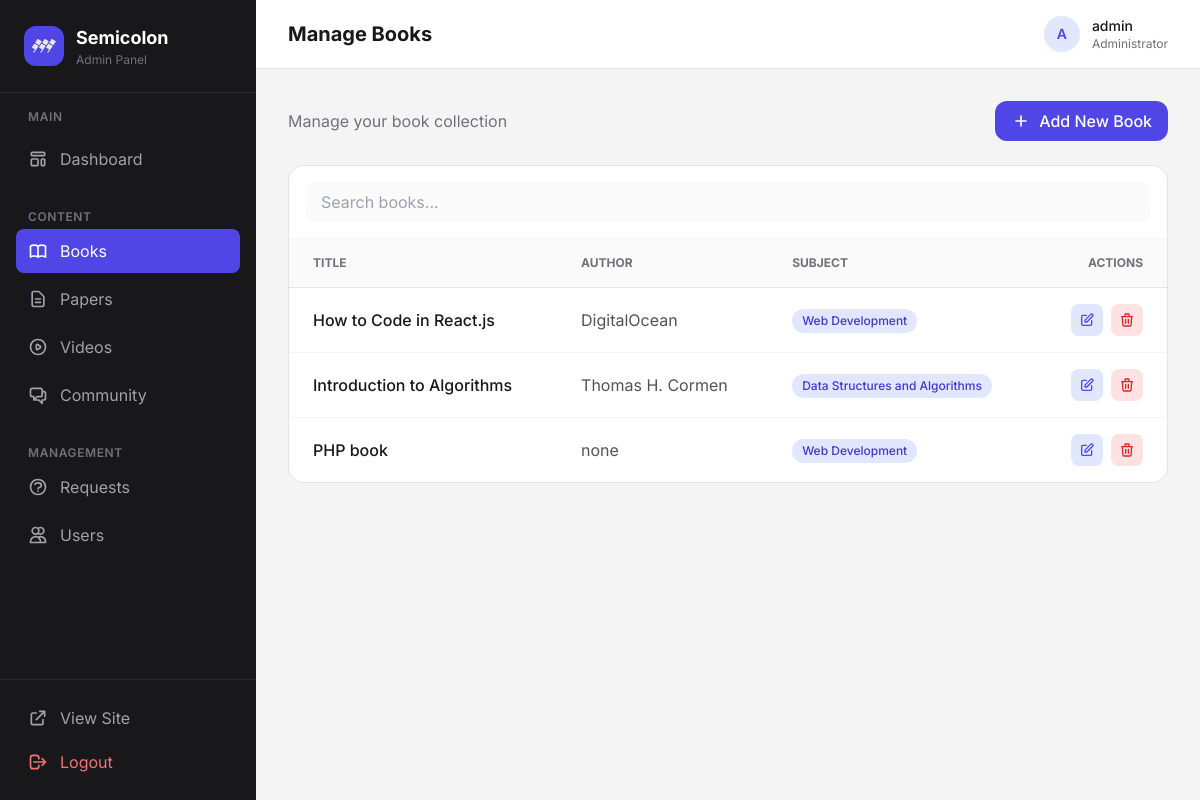
The app's page /admin/books.php (signed in) with its own data.
### tables this page shows
CREATE TABLE `books` (
  `id` int(11) NOT NULL AUTO_INCREMENT,
  `title` varchar(255) NOT NULL,
  `author` varchar(255) NOT NULL,
  `description` text DEFAULT NULL,
  `subject` varchar(255) DEFAULT NULL,
  `difficulty` varchar(255) DEFAULT NULL,
  `private_path` varchar(255) NOT NULL,
  `cover_image` varchar(255) DEFAULT NULL,
  `slug` varchar(255) DEFAULT NULL,
  `token` varchar(255) DEFAULT NULL,
  `created_at` timestamp NOT NULL DEFAULT current_timestamp(),
  PRIMARY KEY (`id`),
  UNIQUE KEY `slug` (`slug`),
  UNIQUE KEY `token` (`token`)
);

### includes/functions.php (called while the page is built, shortened)
<?php
function get_books($subject = null, $semester = null)
{
    global $conn;
    $sql = "SELECT * FROM books WHERE 1=1";
    $stmt = $conn->prepare($sql);
    $types = '';
    $stmt->execute();
    $result = $stmt->get_result();
    $books = [];
    if ($result->num_rows > 0) {
        while ($row = $result->fetch_assoc()) {
            $books[] = $row;
        }
    }
    return $books;
}
?>

### admin/books.php (the view, shortened to what this page needs)
<?php
require_once '../includes/db.php';
require_once '../includes/functions.php';
$books = get_books();
$showForm = isset($_GET['add']);
include 'header.php';
?>
<div class="flex justify-between items-center mb-6">
    <p class="text-zinc-500">Manage your book collection</p>
    <?php if (!$showForm): ?>
        <a href="books.php?add=1" class="inline-flex items-center gap-2 px-4 py-2 bg-indigo-600 text-white rounded-xl font-medium hover:bg-indigo-700 transition">
            <svg xmlns="http://www.w3.org/2000/svg" class="h-5 w-5" fill="none" viewBox="0 0 24 24" stroke="currentColor" stroke-width="2">
                <path stroke-linecap="round" stroke-linejoin="round" d="M12 6v6m0 0v6m0-6h6m-6 0H6" />
            </svg>
            Add New Book
        </a>
    <?php else: ?>
        <a href="books.php" class="inline-flex items-center gap-2 px-4 py-2 border border-zinc-200 text-zinc-700 rounded-xl font-medium hover:bg-zinc-50 transition">
            Cancel
        </a>
    <?php endif; ?>
</div>
<div class="bg-white rounded-2xl border border-zinc-200 overflow-hidden">
    <div class="p-4 border-b border-zinc-100">
        <input type="text" id="searchInput" onkeyup="searchBooks()" placeholder="Search books..."
            class="w-full px-4 py-2 bg-zinc-50 border-0 rounded-xl focus:ring-2 focus:ring-indigo-500">
    </div>
    <div class="overflow-x-auto">
        <table id="booksTable" class="w-full">
            <thead>
                <tr class="bg-zinc-50 border-b border-zinc-200 text-xs uppercase text-zinc-500 font-semibold">
                    <th class="px-6 py-4 text-left">Title</th>
                    <th class="px-6 py-4 text-left">Author</th>
                    <th class="px-6 py-4 text-left">Subject</th>
                    <th class="px-6 py-4 text-right">Actions</th>
                </tr>
            </thead>
            <tbody class="divide-y divide-zinc-100">
                <?php if (empty($books)): ?>
                    <tr>
                        <td colspan="4" class="px-6 py-12 text-center text-zinc-500">No books found.</td>
                    </tr>
                <?php else: ?>
                    <?php foreach ($books as $book): ?>
                        <tr class="hover:bg-zinc-50 transition">
                            <td class="px-6 py-4 font-medium text-zinc-900"><?php echo htmlspecialchars($book['title']); ?></td>
                            <td class="px-6 py-4 text-zinc-600"><?php echo htmlspecialchars($book['author']); ?></td>
                            <td class="px-6 py-4">
                                <span class="inline-flex px-2.5 py-1 bg-indigo-100 text-indigo-700 rounded-full text-xs font-medium">
                                    <?php echo htmlspecialchars($book['subject']); ?>
                                </span>
                            </td>
                            <td class="px-6 py-4">
                                <div class="flex items-center justify-end gap-2">
                                    <a href="edit_book.php?id=<?php echo $book['id']; ?>" class="p-2 bg-indigo-100 text-indigo-600 rounded-lg hover:bg-indigo-200 transition">
                                        <svg xmlns="http://www.w3.org/2000/svg" class="h-4 w-4" fill="none" viewBox="0 0 24 24" stroke="currentColor" stroke-width="2">
                                            <path stroke-linecap="round" stroke-linejoin="round" d="M11 5H6a2 2 0 00-2 2v11a2 2 0 002 2h11a2 2 0 002-2v-5m-1.414-9.414a2 2 0 112.828 2.828L11.828 15H9v-2.828l8.586-8.586z" />
                                        </svg>
                                    </a>
                                    <form action="books.php" method="post" class="inline" onsubmit="return confirm('Delete this book?');">
                                        <button type="submit" class="p-2 bg-red-100 text-red-600 rounded-lg hover:bg-red-200 transition">
                                            <svg xmlns="http://www.w3.org/2000/svg" class="h-4 w-4" fill="none" viewBox="0 0 24 24" stroke="currentColor" stroke-width="2">
                                                <path stroke-linecap="round" stroke-linejoin="round" d="M19 7l-.867 12.142A2 2 0 0116.138 21H7.862a2 2 0 01-1.995-1.858L5 7m5 4v6m4-6v6m1-10V4a1 1 0 00-1-1h-4a1 1 0 00-1 1v3M4 7h16" />
                                            </svg>
                                        </button>
                                    </form>
                                </div>
                            </td>
                        </tr>
                    <?php endforeach; ?>
                <?php endif; ?>
            </tbody>
        </table>
    </div>
</div>
<?php include 'footer.php'; ?>

### admin/assets/css/index.css (style rules this page uses)
:root { --drab-dark-brown: #363020; --walnut-brown: #605c4e; --ecru: #a49966; --sage: #c7c7a6; --white: #ffffff; }

### records on screen
books: title "How to Code in React.js", author "DigitalOcean", subject "Web Development"
books: title "Introduction to Algorithms", author "Thomas H. Cormen", subject "Data Structures and Algorithms"
books: title "PHP book", author "none", subject "Web Development"

### other values on screen
$titles[$current_page] "Manage Books"
substr($_SESSION['username'] ?? 'A', 0, 1) "A"
$_SESSION['username'] "admin"
